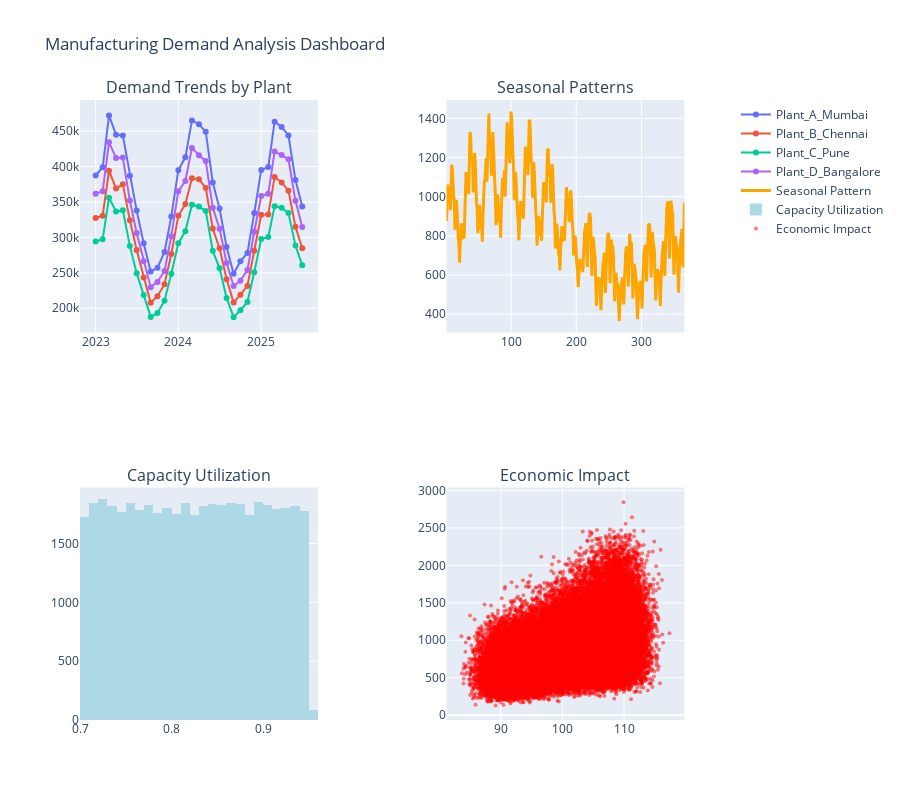

The notebook cell saved with this chart:
### Code cell
# Advanced Exploratory Data Analysis
fig = make_subplots(
    rows=2, cols=2,
    subplot_titles=('Demand Trends by Plant', 'Seasonal Patterns', 'Capacity Utilization', 'Economic Impact'),
    specs=[[{"secondary_y": True}, {"secondary_y": False}],
           [{"secondary_y": False}, {"secondary_y": True}]]
)

# 1. Demand trends by plant
monthly_demand = demand_df.groupby(['date', 'plant_id'])['demand_units'].sum().reset_index()
monthly_demand['year_month'] = monthly_demand['date'].dt.to_period('M')
monthly_agg = monthly_demand.groupby(['year_month', 'plant_id'])['demand_units'].sum().reset_index()

for plant in demand_df['plant_id'].unique():
    plant_data = monthly_agg[monthly_agg['plant_id'] == plant]
    fig.add_trace(
        go.Scatter(x=plant_data['year_month'].astype(str), y=plant_data['demand_units'],
                  mode='lines+markers', name=plant, line=dict(width=2)),
        row=1, col=1
    )

# 2. Seasonal patterns
seasonal_data = demand_df.groupby(demand_df['date'].dt.dayofyear)['demand_units'].mean()
fig.add_trace(
    go.Scatter(x=seasonal_data.index, y=seasonal_data.values,
              mode='lines', name='Seasonal Pattern', line=dict(color='orange', width=3)),
    row=1, col=2
)

# 3. Capacity utilization distribution
fig.add_trace(
    go.Histogram(x=demand_df['capacity_utilization'], nbinsx=30, name='Capacity Utilization',
                marker_color='lightblue'),
    row=2, col=1
)

# 4. Economic index vs demand correlation
fig.add_trace(
    go.Scatter(x=demand_df['economic_index'], y=demand_df['demand_units'],
              mode='markers', name='Economic Impact', marker=dict(size=4, color='red', opacity=0.5)),
    row=2, col=2
)

fig.update_layout(height=800, title_text="Manufacturing Demand Analysis Dashboard", showlegend=True)
fig.show()

print("📈 Interactive analysis dashboard created")

### Figure 1 — Plotly figure (JSON) as saved in the notebook; plotly's stock layout.template omitted (floating-point values rounded to 4 significant figures; data arrays with more than 128 entries replaced by an {"elided": "..."} marker saying what was removed)
{"data": [{"line": {"width": 2}, "mode": "lines+markers", "name": "Plant_A_Mumbai", "type": "scatter", "x": ["2023-01", "2023-02", "2023-03", "2023-04", "2023-05", "2023-06", "2023-07", "2023-08", "2023-09", "2023-10", "2023-11", "2023-12", "2024-01", "2024-02", "2024-03", "2024-04", "2024-05", "2024-06", "2024-07", "2024-08", "2024-09", "2024-10", "2024-11", "2024-12", "2025-01", "2025-02", "2025-03", "2025-04", "2025-05", "2025-06", "2025-07"], "xaxis": "x", "y": [387355, 399014, 472261, 444906, 443867, 386993, 337860, 291691, 251732, 257131, 279542, 329599, 394918, 413052, 465107, 459795, 449308, 377432, 340791, 286420, 248833, 266215, 278095, 334353, 395239, 399341, 463406, 455914, 444024, 381040, 343644], "yaxis": "y"}, {"line": {"width": 2}, "mode": "lines+markers", "name": "Plant_B_Chennai", "type": "scatter", "x": ["2023-01", "2023-02", "2023-03", "2023-04", "2023-05", "2023-06", "2023-07", "2023-08", "2023-09", "2023-10", "2023-11", "2023-12", "2024-01", "2024-02", "2024-03", "2024-04", "2024-05", "2024-06", "2024-07", "2024-08", "2024-09", "2024-10", "2024-11", "2024-12", "2025-01", "2025-02", "2025-03", "2025-04", "2025-05", "2025-06", "2025-07"], "xaxis": "x", "y": [327526, 330608, 394265, 369151, 374908, 324101, 282240, 243560, 207650, 216941, 233974, 276571, 330420, 346985, 383514, 382140, 369693, 312512, 284557, 240974, 207995, 219193, 231499, 281109, 331920, 332475, 385233, 377662, 366017, 315056, 284641], "yaxis": "y"}, {"line": {"width": 2}, "mode": "lines+markers", "name": "Plant_C_Pune", "type": "scatter", "x": ["2023-01", "2023-02", "2023-03", "2023-04", "2023-05", "2023-06", "2023-07", "2023-08", "2023-09", "2023-10", "2023-11", "2023-12", "2024-01", "2024-02", "2024-03", "2024-04", "2024-05", "2024-06", "2024-07", "2024-08", "2024-09", "2024-10", "2024-11", "2024-12", "2025-01", "2025-02", "2025-03", "2025-04", "2025-05", "2025-06", "2025-07"], "xaxis": "x", "y": [294294, 297311, 355954, 336469, 338394, 288035, 249555, 218812, 187730, 193387, 210591, 248788, 291867, 308588, 346099, 343665, 337154, 281005, 256382, 214491, 187454, 197149, 208789, 250890, 297790, 300518, 344060, 341870, 334421, 288424, 260564], "yaxis": "y"}, {"line": {"width": 2}, "mode": "lines+markers", "name": "Plant_D_Bangalore", "type": "scatter", "x": ["2023-01", "2023-02", "2023-03", "2023-04", "2023-05", "2023-06", "2023-07", "2023-08", "2023-09", "2023-10", "2023-11", "2023-12", "2024-01", "2024-02", "2024-03", "2024-04", "2024-05", "2024-06", "2024-07", "2024-08", "2024-09", "2024-10", "2024-11", "2024-12", "2025-01", "2025-02", "2025-03", "2025-04", "2025-05", "2025-06", "2025-07"], "xaxis": "x", "y": [361736, 365273, 434246, 412145, 412697, 352037, 306292, 266223, 229770, 237193, 252514, 301715, 365282, 379650, 426323, 416012, 407748, 341823, 312310, 263806, 231503, 238765, 254145, 307986, 358400, 361628, 421204, 416166, 410343, 351725, 314601], "yaxis": "y"}, {"line": {"color": "orange", "width": 3}, "mode": "lines", "name": "Seasonal Pattern", "type": "scatter", "x": {"elided": "366 int values"}, "xaxis": "x2", "y": {"elided": "366 float values"}, "yaxis": "y3"}, {"marker": {"color": "lightblue"}, "name": "Capacity Utilization", "nbinsx": 30, "type": "histogram", "x": {"elided": "45264 float values"}, "xaxis": "x3", "yaxis": "y4"}, {"marker": {"color": "red", "opacity": 0.5, "size": 4}, "mode": "markers", "name": "Economic Impact", "type": "scatter", "x": {"elided": "45264 float values"}, "xaxis": "x4", "y": {"elided": "45264 int values"}, "yaxis": "y5"}], "layout": {"annotations": [{"font": {"size": 16}, "showarrow": false, "text": "Demand Trends by Plant", "x": 0.185, "xanchor": "center", "xref": "paper", "y": 1, "yanchor": "bottom", "yref": "paper"}, {"font": {"size": 16}, "showarrow": false, "text": "Seasonal Patterns", "x": 0.755, "xanchor": "center", "xref": "paper", "y": 1, "yanchor": "bottom", "yref": "paper"}, {"font": {"size": 16}, "showarrow": false, "text": "Capacity Utilization", "x": 0.185, "xanchor": "center", "xref": "paper", "y": 0.375, "yanchor": "bottom", "yref": "paper"}, {"font": {"size": 16}, "showarrow": false, "text": "Economic Impact", "x": 0.755, "xanchor": "center", "xref": "paper", "y": 0.375, "yanchor": "bottom", "yref": "paper"}], "height": 800, "showlegend": true, "title": {"text": "Manufacturing Demand Analysis Dashboard"}, "xaxis": {"anchor": "y", "domain": [0, 0.37]}, "xaxis2": {"anchor": "y3", "domain": [0.57, 0.94]}, "xaxis3": {"anchor": "y4", "domain": [0, 0.37]}, "xaxis4": {"anchor": "y5", "domain": [0.57, 0.94]}, "yaxis": {"anchor": "x", "domain": [0.625, 1]}, "yaxis2": {"anchor": "x", "overlaying": "y", "side": "right"}, "yaxis3": {"anchor": "x2", "domain": [0.625, 1]}, "yaxis4": {"anchor": "x3", "domain": [0, 0.375]}, "yaxis5": {"anchor": "x4", "domain": [0, 0.375]}, "yaxis6": {"anchor": "x4", "overlaying": "y5", "side": "right"}}}
